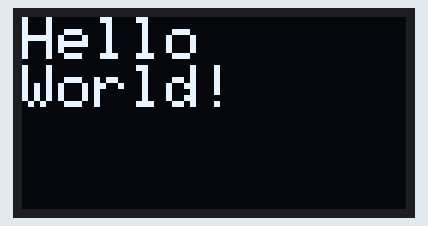
Bench run of a sketch on a simulated ESP32. On the bench: 128×64 one-colour display. What the sketch prints to the serial monitor is not drawn.

Above: at 0.1 s.

The sketch:

ESP32-CAM_OLED.ino
```cpp
// A simple Arduino project to show how to use a SSD1306 OLED display with ESP32-CAM.
// The reason why this is interesting is that the SSD1306 uses I2C, not SPI.
// Since the ESP32-CAM doesn't have I2C pins, we have to use the Wire lib to define our own I2C pins.

#include <Wire.h>
#include <Adafruit_GFX.h>
#include <Adafruit_SSD1306.h>

// ESP32-CAM doesn't have dedicated i2c pins, so we define our own. Let's choose 15 and 14
#define I2C_SDA 15
#define I2C_SCL 14
TwoWire I2Cbus = TwoWire(0);

// Display defines
#define SCREEN_WIDTH    128
#define SCREEN_HEIGHT   64
#define OLED_RESET      -1
#define SCREEN_ADDRESS  0x3C
Adafruit_SSD1306 display(SCREEN_WIDTH, SCREEN_HEIGHT, &I2Cbus, OLED_RESET);

void setup()
{
  Serial.begin(115200);

  // Initialize I2C with our defined pins
  I2Cbus.begin(I2C_SDA, I2C_SCL, 100000);

  Serial.println("Initialize display");

  // SSD1306_SWITCHCAPVCC = generate display voltage from 3.3V internally
  if(!display.begin(SSD1306_SWITCHCAPVCC, SCREEN_ADDRESS))
  {
    Serial.printf("SSD1306 OLED display failed to initalize.\nCheck that display SDA is connected to pin %d and SCL connected to pin %d\n", I2C_SDA, I2C_SCL);
    while (true);
  }

  Serial.println("Show 'Hello World!' on display");
  display.clearDisplay();
  display.setCursor(0, 0);
  display.setTextSize(2);
  display.setTextColor(SSD1306_WHITE);
  display.print("Hello\nWorld!");
  display.display();
}

void loop()
{
}
```
